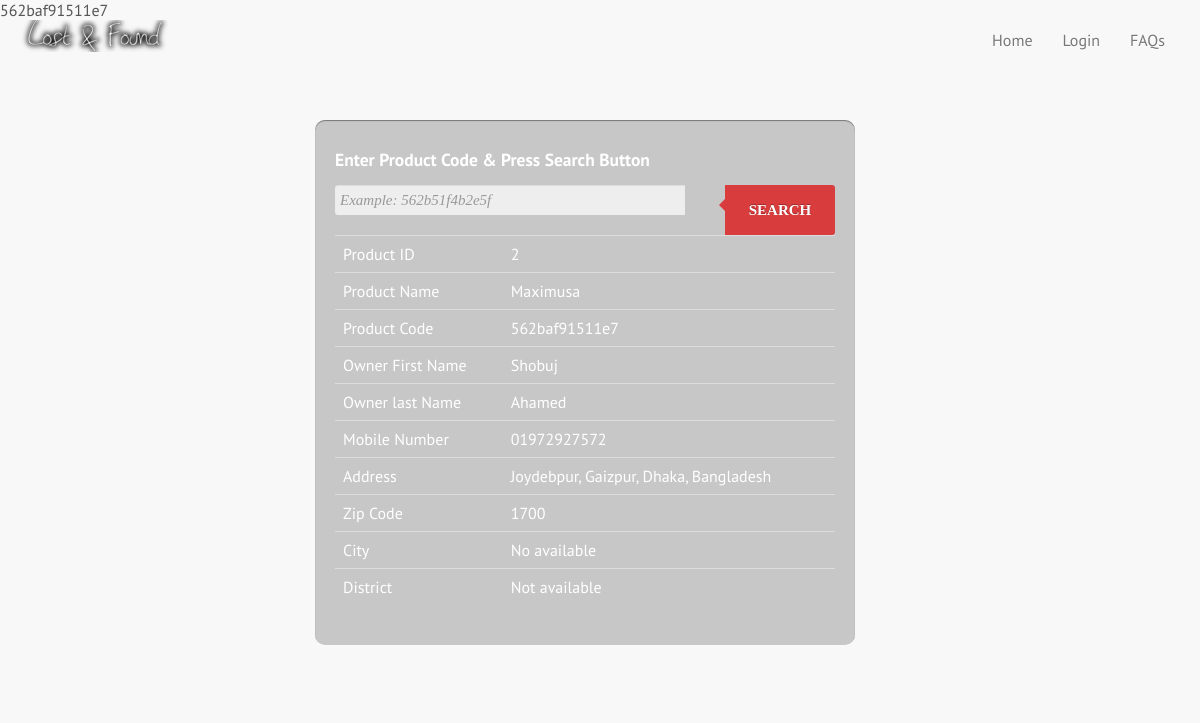
/product_details.php?product_code=562baf91511e7, run on the app's committed database.
### tables this page shows
CREATE TABLE IF NOT EXISTS `users` (
  `id` int(4) NOT NULL,
  `username` varchar(63) NOT NULL,
  `email` varchar(100) NOT NULL,
  `password` varchar(50) NOT NULL,
  `is_admin` tinyint(1) NOT NULL,
  `created` datetime DEFAULT NULL,
  `created_by` int(11) DEFAULT NULL,
  `modified` datetime DEFAULT NULL,
  `modified_by` int(11) DEFAULT NULL
);

CREATE TABLE IF NOT EXISTS `products` (
  `id` int(11) NOT NULL,
  `user_id` int(11) NOT NULL,
  `title` varchar(255) NOT NULL,
  `description` text,
  `product_code` varchar(255) NOT NULL,
  `product_picture` varchar(255) DEFAULT NULL
);

CREATE TABLE IF NOT EXISTS `profiles` (
  `id` int(11) NOT NULL,
  `user_id` int(11) NOT NULL,
  `first_name` varchar(20) NOT NULL,
  `last_name` varchar(20) NOT NULL,
  `password` varchar(30) NOT NULL,
  `mobile_number` varchar(15) NOT NULL,
  `address` varchar(255) NOT NULL,
  `zip_code` varchar(16) NOT NULL,
  `city` varchar(255) NOT NULL,
  `district` varchar(255) NOT NULL,
  `status` tinyint(1) NOT NULL,
  `created` datetime NOT NULL,
  `created_by` int(11) NOT NULL,
  `modified` datetime NOT NULL,
  `modified_by` int(11) NOT NULL,
  `deleted_at` timestamp NOT NULL DEFAULT CURRENT_TIMESTAMP ON UPDATE CURRENT_TIMESTAMP,
  `profile_picture` varchar(255) NOT NULL
);

### src/Users/users.php (called while the page is built, shortened)
<?php
class Users
{
    public $data = array();
    function __construct()
    {
        $this->conn = new \PDO('mysql:host=localhost;dbname=lostnfound', 'root', '');
        $this->conn->setAttribute(\PDO::ATTR_ERRMODE, \PDO::ERRMODE_EXCEPTION);
    }
    public function find_one_user_and_product($product_code='')
    {
        try {
            $this->product_code=$product_code;
            $query = "SELECT * FROM users LEFT JOIN products ON products.user_id = users.id LEFT JOIN profiles ON profiles.user_id = products.user_id WHERE products.product_code='$this->product_code'";
            $result = $this->conn->query($query);
            foreach ($result as $row) {
                $this->data = $row;
            }
            return $this->data;
        } catch (PDOException $e) {
            echo 'ERROR: ' . $e->getMessage();
        }
    }
}

### product_details.php (the view, shortened to what this page needs)
<?php
if (strtoupper($_SERVER['REQUEST_METHOD']) == 'GET') {
    $user_object = new Users();
    $user_and_product = $user_object->find_one_user_and_product($_GET['product_code']);
}
?>
<!DOCTYPE html>
<html lang="en">
<head>
    <link rel="stylesheet" href="assets/bootstrap/css/bootstrap.min.css">
    <link rel="stylesheet" href="assets/css/style.css">
    <link rel="stylesheet" href="assets/css/searchbox.css">
</head>
<body>
<nav class="navbar navbar-default">
    <div class="container-fluid">
        <div class="navbar-header">
            <a class="navbar-brand" href="#"><img src="assets/admin/layout3/img/mylogo2.png"</a>
            <ul class="nav navbar-nav navbar-right pull-right">
                <li><a href="index.php"></a></li>
                <li><a href="index.php">Home</a></li>
                <li><a href="login.php">Login</a></li>
                <li><a href="#">FAQs</a></li>
            </ul>
        </div>
    </div>
</nav>
<div class="register-container container">
    <div class="row">
        <form class="form-wrapper cf" action="index.php" method="POST">
            <label class="input-block-level" style="color: white;"><h4>Enter Product Code & Press Search Button</h4>
            </label>
            <input type="text" name="product_code" id="product_code" placeholder="Example: 562b51f4b2e5f" required>
            <button type="submit">Search</button>
            <?php
            if (isset($user_and_product) && !empty($user_and_product)) {
                ?>
                <table class="table" style="color: white;">
                    <tr>
                        <td>Product ID</td>
                        <td><?php if (isset($user_and_product[0]) && !empty($user_and_product[0])) {
                                echo $user_and_product[0];
                            } else {
                                echo "Not available";
                            }
                            ?>
                        </td>
                    </tr>
                    <tr>
                        <td>Product Name</td>
                        <td><?php if (isset($user_and_product['title']) && !empty($user_and_product['title'])) {
                                echo $user_and_product['title'];
                            } else {
                                echo "Not available";
                            }
                            ?>
                        </td>
                    </tr>
                    <tr>
                        <td>Product Code</td>
                        <td><?php if (isset($user_and_product['product_code']) && !empty($user_and_product['product_code'])) {
                                echo $user_and_product['product_code'];
                            } else {
                                echo "Not available";
                            }
                            ?>
                        </td>
                    </tr>
                    <tr>
                        <td>Owner First Name</td>
                        <td><?php if (isset($user_and_product['first_name']) && !empty($user_and_product['first_name'])) {
                                echo $user_and_product['first_name'];
                            } else {
                                echo "Not available";
                            }
                            ?>
                        </td>
                    </tr>
                    <tr>
                        <td>Owner last Name</td>
                        <td><?php if (isset($user_and_product['last_name']) && !empty($user_and_product['last_name'])) {
                                echo $user_and_product['last_name'];
                            } else {
                                echo "Not available";
                            }
                            ?>
                        </td>
                    </tr>
                    <tr>
                        <td>Mobile Number</td>
                        <td><?php if (isset($user_and_product['mobile_number']) && !empty($user_and_product['mobile_number'])) {
                                echo $user_and_product['mobile_number'];
                            } else {
                                echo "No available";
                            }
                            ?>
                        </td>
                    </tr>
                    <tr>
                        <td>Address</td>
                        <td><?php if (isset($user_and_product['address']) && !empty($user_and_product['address'])) {
                                echo $user_and_product['address'];
                            } else {
                                echo "No available";
                            }
                            ?>
                        </td>
                    </tr>
                    <tr>
                        <td>Zip Code</td>
                        <td><?php if (isset($user_and_product['zip_code']) && !empty($user_and_product['zip_code'])) {
                                echo $user_and_product['zip_code'];
                            } else {
                                echo "No available";
                            }
                            ?>
                        </td>
                    </tr>
                    <tr>
                        <td>City</td>
                        <td><?php if (isset($user_and_product['city']) && !empty($user_and_product['city'])) {
                                echo $user_and_product['city'];
                            } else {
                                echo "No available";
                            }
                            ?>
                        </td>
                    </tr>
                    <tr>
                        <td>District</td>
                        <td><?php if (isset($user_and_product['district']) && !empty($user_and_product['district'])) {
                                echo $user_and_product['district'];
                            } else {
                                echo "Not available";
                            }
                            ?>
                        </td>
                    </tr>
                </table>
            <?php } ?>
        </form>
    </div>
</div>
</body>
</html>

### assets/css/style.css (style rules this page uses)
body { background: #f8f8f8; text-align: left; font-family: 'PT Sans', Helvetica, Arial, sans-serif; color: #555; font-size: 16px; font-weight: 400; }
.register-container { margin-top: 50px; }

### assets/css/searchbox.css (style rules this page uses)
.cf:before, .cf:after { content:""; display:table; }
.cf:after { clear:both; }
.cf { zoom:1; }
.form-wrapper { min-width: 450px; max-width:500px; padding: 20px; margin: 10px auto 50px auto; background: #444; background: rgba(0,0,0,.2); -moz-border-radius: 10px; -webkit-border-radius: 10px; border-radius: 10px; -moz-box-shadow: 0 1px 1px rgba(0,0,0,.4) inset, 0 1px 0 rgba(255,255,255,.2); -webkit-box-shadow: 0 1px 1px rgba(0,0,0,.4) inset, 0 1px 0 rgba(255,255,255,.2); box-shadow: 0 1px 1px rgba(0,0,0,.4) inset, 0 1px 0 rgba(255,255,255,.2); }
.form-wrapper input { max-width: 330px; min-width:350px; height: 30px; padding: 10px 5px; float: left; font: bold 15px 'lucida sans', 'trebuchet MS', 'Tahoma'; border: 0; background: #eee; -moz-border-radius: 3px 0 0 3px; -webkit-border-radius: 3px 0 0 3px; border-radius: 3px 0 0 3px; }
.form-wrapper button { overflow: visible; position: relative; float: right; border: 0; padding: 0; cursor: pointer; height: 50px; width: 110px; font: bold 15px/40px 'lucida sans', 'trebuchet MS', 'Tahoma'; color: #fff; text-transform: uppercase; background: #d83c3c; -moz-border-radius: 0 3px 3px 0; -webkit-border-radius: 0 3px 3px 0; border-radius: 0 3px 3px 0; text-shadow: 0 -1px 0 rgba(0, 0 ,0, .3); }
.form-wrapper button:before { content: ''; position: absolute; border-width: 8px 8px 8px 0; border-style: solid solid solid none; border-color: transparent #d83c3c transparent; top: 12px; left: -6px; }

### data on the page
users: id "2", products.title "Maximusa", products.product_code "562baf91511e7", profiles.first_name "Shobuj", profiles.last_name "Ahamed", profiles.mobile_number "01972927572", profiles.address "Joydebpur, Gaizpur, Dhaka, Bangladesh", profiles.zip_code "1700"
